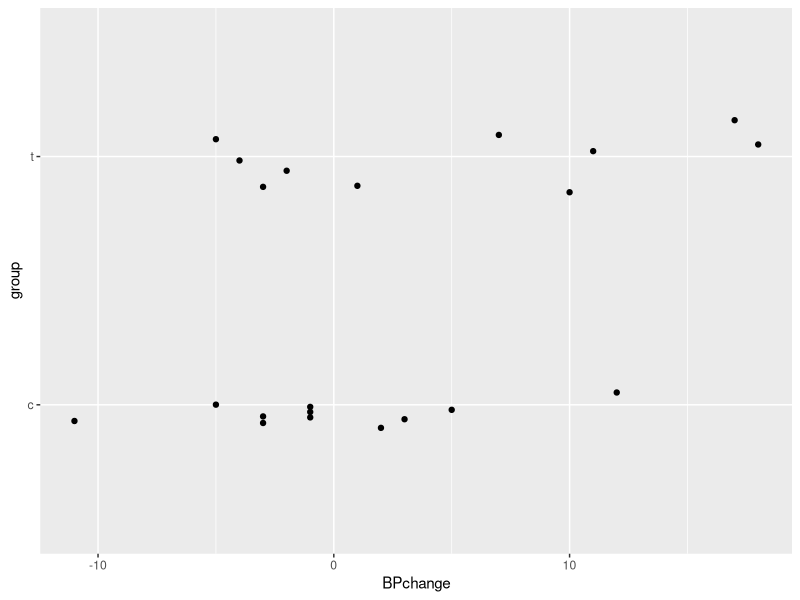
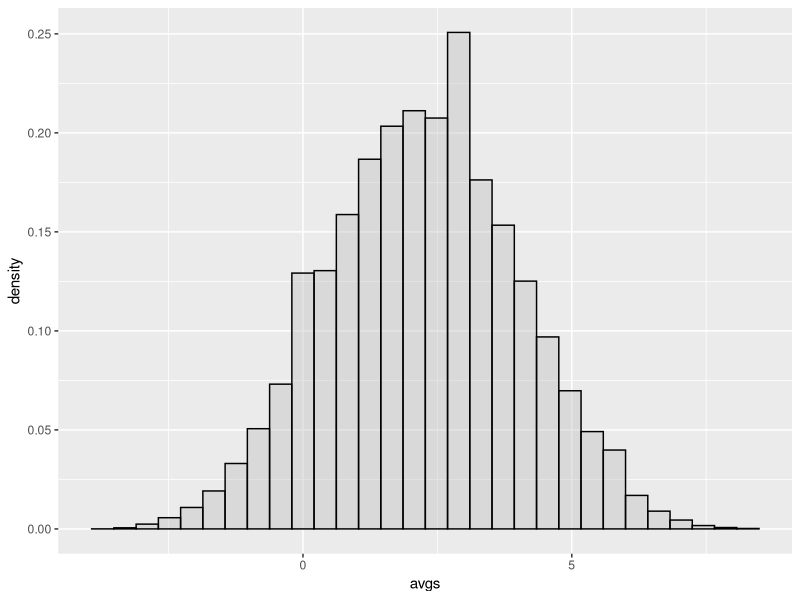

Reproduce these figures in R, in order.
## ---- chunk 1
library(ggplot2)
## ---- chunk 2
bp = read.csv('../data/BPExpt.csv')
## ---- chunk 3
ggplot(bp, aes(x = BPchange, y = group)) +
  geom_jitter(height = 0.15, width = 0)
## ---- chunk 4
mean(bp$BPchange[bp$group=="t"])
mean(bp$BPchange[bp$group=="c"])
## ---- chunk 5
urn = bp$BPchange
urn
## ---- chunk 6
permuteExpt = (sample(urn, 10, replace = FALSE))
permuteExpt
## ---- chunk 7
mean(permuteExpt)
## ---- chunk 8
avgs = replicate(100000, 
                 mean(sample(urn, 10, replace = FALSE)))
## ---- chunk 9
ggplot(data = data.frame(avgs), aes(x=avgs)) +
  geom_histogram(aes(y = ..density..), 
                 color = "black", fill = "grey", 
                 alpha = 0.4, bins = 30)
## ---- chunk 10
sum(avgs >= 5)/100000
